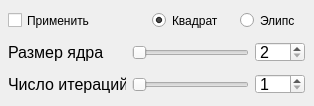
     <widget class="QWidget" name="tab_1">
      <attribute name="title">
       <string>Замыкание</string>
      </attribute>
      <widget class="QWidget" name="layoutWidget_23">
       <property name="geometry">
        <rect>
         <x>8</x>
         <y>72</y>
         <width>297</width>
         <height>25</height>
        </rect>
       </property>
       <layout class="QHBoxLayout" name="hrzntlLt_21">
        <item>
         <widget class="QLabel" name="lbl_ClosingIteration">
          <property name="minimumSize">
           <size>
            <width>118</width>
            <height>20</height>
           </size>
          </property>
          <property name="maximumSize">
           <size>
            <width>118</width>
            <height>20</height>
           </size>
          </property>
          <property name="font">
           <font>
            <pointsize>12</pointsize>
            <weight>50</weight>
            <bold>false</bold>
           </font>
          </property>
          <property name="text">
           <string>Число итераций</string>
          </property>
         </widget>
        </item>
        <item>
         <widget class="QSlider" name="sldr_ClosingIteration">
          <property name="font">
           <font>
            <pointsize>12</pointsize>
            <weight>50</weight>
            <bold>false</bold>
           </font>
          </property>
          <property name="minimum">
           <number>1</number>
          </property>
          <property name="orientation">
           <enum>Qt::Horizontal</enum>
          </property>
         </widget>
        </item>
        <item>
         <widget class="QSpinBox" name="spnBx_ClosingIteration">
          <property name="minimumSize">
           <size>
            <width>50</width>
            <height>20</height>
           </size>
          </property>
          <property name="maximumSize">
           <size>
            <width>50</width>
            <height>20</height>
           </size>
          </property>
          <property name="font">
           <font>
            <pointsize>12</pointsize>
            <weight>50</weight>
            <bold>false</bold>
           </font>
          </property>
          <property name="minimum">
           <number>1</number>
          </property>
         </widget>
        </item>
       </layout>
      </widget>
      <widget class="QCheckBox" name="chckBx_ClosingApply">
       <property name="geometry">
        <rect>
         <x>8</x>
         <y>8</y>
         <width>105</width>
         <height>25</height>
        </rect>
       </property>
       <property name="minimumSize">
        <size>
         <width>105</width>
         <height>25</height>
        </size>
       </property>
       <property name="maximumSize">
        <size>
         <width>105</width>
         <height>20</height>
        </size>
       </property>
       <property name="text">
        <string>Применить</string>
       </property>
      </widget>
      <widget class="QWidget" name="layoutWidget_24">
       <property name="geometry">
        <rect>
         <x>8</x>
         <y>40</y>
         <width>297</width>
         <height>25</height>
        </rect>
       </property>
       <layout class="QHBoxLayout" name="hrzntlLt_20">
        <item>
         <widget class="QLabel" name="lbl_ClosingSizeKernel">
          <property name="minimumSize">
           <size>
            <width>118</width>
            <height>20</height>
           </size>
          </property>
          <property name="maximumSize">
           <size>
            <width>118</width>
            <height>20</height>
           </size>
          </property>
          <property name="font">
           <font>
            <pointsize>12</pointsize>
            <weight>50</weight>
            <bold>false</bold>
           </font>
          </property>
          <property name="text">
           <string>Размер ядра</string>
          </property>
         </widget>
        </item>
        <item>
         <widget class="QSlider" name="sldr_ClosingSizeKernel">
          <property name="font">
           <font>
            <pointsize>12</pointsize>
            <weight>50</weight>
            <bold>false</bold>
           </font>
          </property>
          <property name="minimum">
           <number>2</number>
          </property>
          <property name="orientation">
           <enum>Qt::Horizontal</enum>
          </property>
         </widget>
        </item>
        <item>
         <widget class="QSpinBox" name="spnBx_ClosingSizeKernel">
          <property name="minimumSize">
           <size>
            <width>50</width>
            <height>20</height>
           </size>
          </property>
          <property name="maximumSize">
           <size>
            <width>50</width>
            <height>20</height>
           </size>
          </property>
          <property name="font">
           <font>
            <pointsize>12</pointsize>
            <weight>50</weight>
            <bold>false</bold>
           </font>
          </property>
          <property name="minimum">
           <number>2</number>
          </property>
         </widget>
        </item>
       </layout>
      </widget>
      <widget class="QRadioButton" name="rdBttn_ClosingRect">
       <property name="geometry">
        <rect>
         <x>152</x>
         <y>8</y>
         <width>82</width>
         <height>25</height>
        </rect>
       </property>
       <property name="text">
        <string>Квадрат</string>
       </property>
       <property name="checked">
        <bool>true</bool>
       </property>
      </widget>
      <widget class="QRadioButton" name="rdBttn_ClosingEllipse">
       <property name="geometry">
        <rect>
         <x>240</x>
         <y>8</y>
         <width>65</width>
         <height>25</height>
        </rect>
       </property>
       <property name="text">
        <string>Элипс</string>
       </property>
      </widget>
     </widget>
